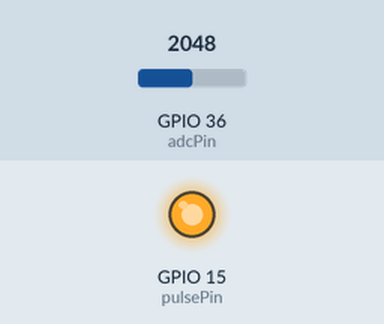
This sketch was run on a simulated ESP32. On the bench: output pins drawn as LEDs (lit = HIGH). Inputs (shaded band) come from the test bench; at power-on: GPIO 36 (adcPin) = 2048 (analog values on the 0–4095 scale).

Above: at 0.1 s.
At 20.25 s:
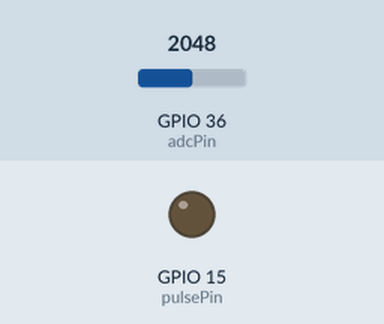
Timing chart, 0 to 22.0 s (numbered marks = the images above):
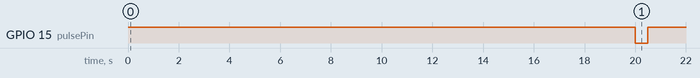

Measured:
- by itself, GPIO 15 (pulsePin): HIGH → LOW at 20.0 s, → HIGH 0.50 s later

The sketch:

esp32code.ino
```cpp
int threshold = 750;       // Default threshold
const int adcPin = 36;     // VP pin (ADC1_CH0)
const int pulsePin = 15;   // Pin to pull low

bool inPulse = false;
int minVal = 4095;

unsigned long startTime;

void setup() {
  Serial.begin(115200);
  analogReadResolution(12); // 0–4095
  pinMode(pulsePin, OUTPUT);
  digitalWrite(pulsePin, HIGH); // keep high initially
  startTime = millis();
}

void loop() {

  // trigger D15 low 20 seconds after power-on for 0.5 sec
  if ((millis() - startTime) >= 20000 && (millis() - startTime) < 20500) {
    digitalWrite(pulsePin, LOW);
  } else if ((millis() - startTime) >= 20500) {
    digitalWrite(pulsePin, HIGH);
  }

  // Read ADC from VP pin
  int v = analogRead(adcPin);

  // Start of pulse
  if (!inPulse && v < threshold) {
    inPulse = true;
    minVal = v;
  }

  // Track minimum during pulse
  if (inPulse) {
    if (v < minVal) minVal = v;

    // End of pulse, signal rising back above threshold
    if (v > threshold) {
      inPulse = false;
      Serial.println(minVal);
    }
  }
}
```
